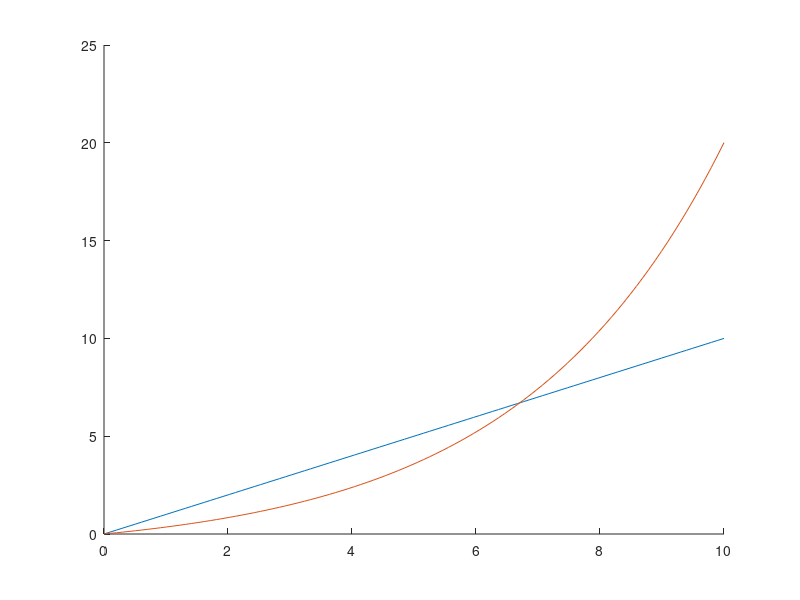
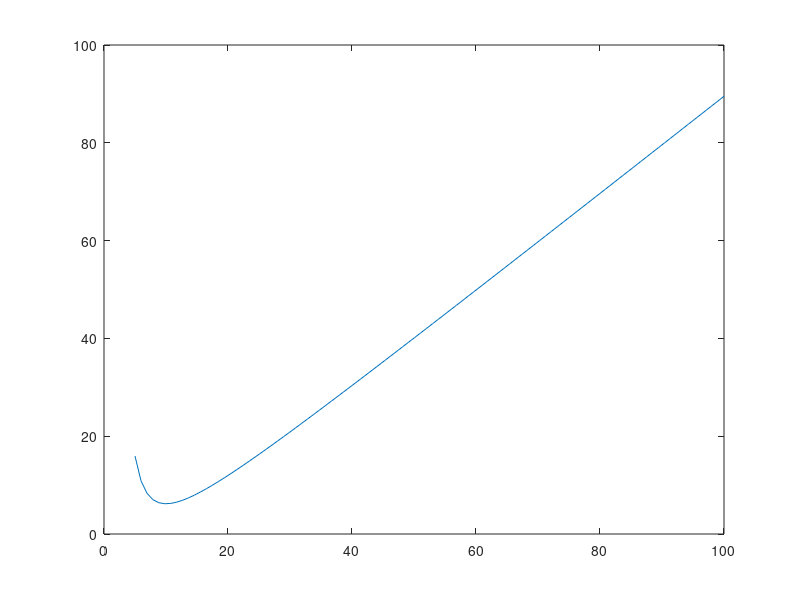

The MATLAB script that drew these images, in order:
% exponentials
clear;clc;close all

hold on
x = linspace(0,10,100);
f1 = x;
f2 = exp(.3045*x) - 1;
plot(x,f1,x,f2)

figure(2)
x1 = linspace(5,100,100);
y = x1.*exp(10./x1)-21;
plot(x1,y)